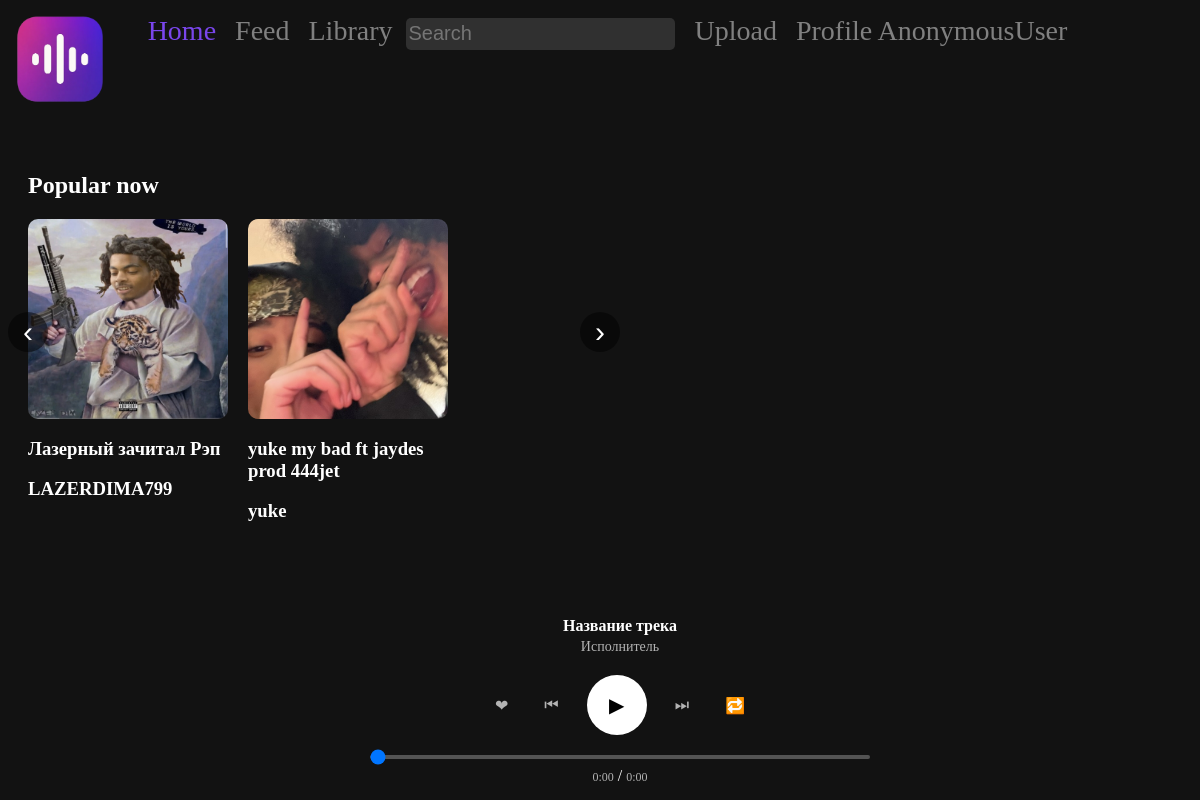
The page /discover on the database as committed earlier.
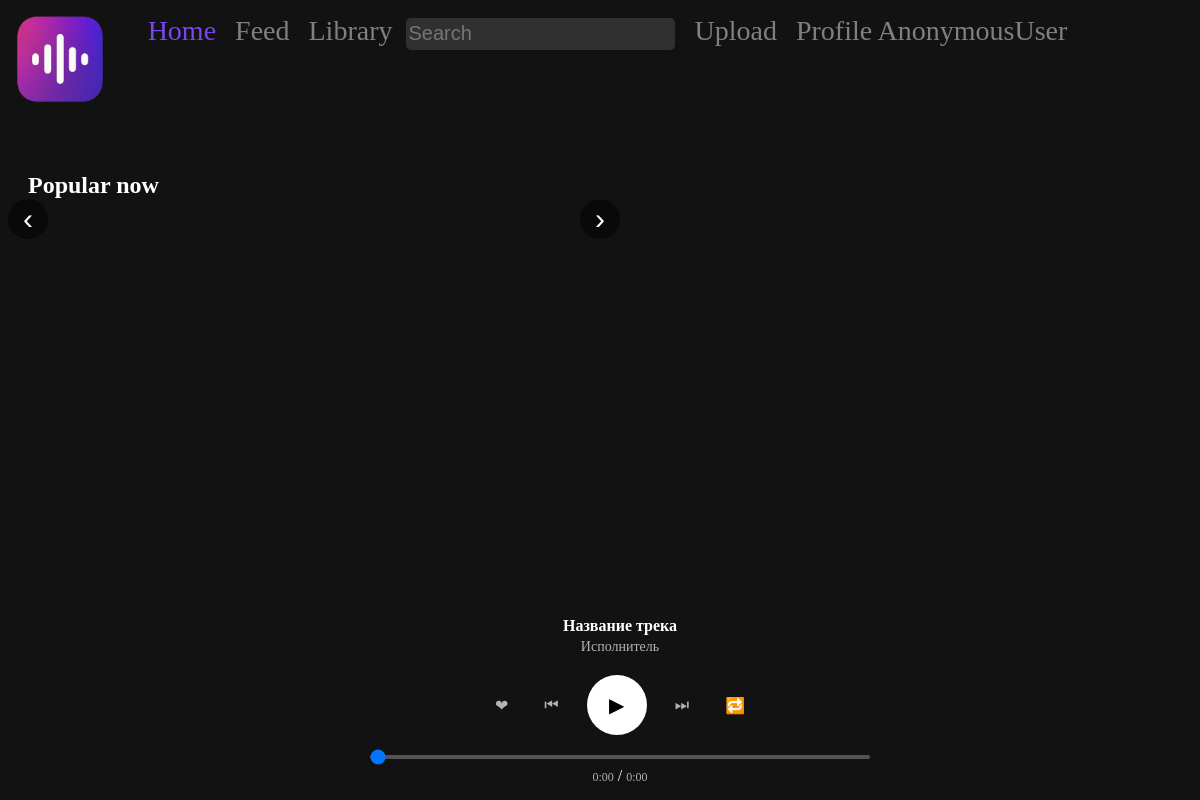
The same page on the database as committed later.
### WaveBox/models.py (models this page shows, shortened)
class Track(models.Model):
    name = models.CharField(max_length=100)
    author = models.CharField(max_length=100)
    date = models.DateField(auto_now_add=True)
    audiofile = models.FileField()
    image = models.ImageField(upload_to='images/trackimages')

### WaveBox/views.py (the view)
# urls.py: path("discover", discover, name="discover"),
def discover(request):
    Tracks = Track.objects.all()
    return render(request, 'discover.html', {'Tracks': Tracks})

### templates/discover.html (shortened to what this page needs)
{% extends 'base.html' %}
{% load static %}
{% block head %}
      <link rel="stylesheet" href="{% static 'MainApp/css/main.css' %}">
{% endblock %}
{% block body %}
<main>
<section class="tracks-section">
    <h2>Popular now</h2>
    <div class="tracks-container">
        <div class="tracks-wrapper">
            {% for t in Tracks %}
            <div class="track-item">
                <div class="track-image">
                    <a href="/track/{{ t.id }}">
                        <img src="{{ t.image.url }}" width="300" height="250">
                        </a>
                </div>
                <div class="track-info">
                    <h3 class="track-name">{{ t.name }}</h3>
                    <h3 class="track-author">{{ t.author }}</h3>
                </div>
            </div>
            {% endfor %}
        </div>
        <button class="scroll-button next">›</button>
        <button class="scroll-button prev">‹</button>
    </div>
</section>
</main>
{% endblock %}

### templates/base.html (shortened to what this page needs)
{% load static %}
<!DOCTYPE html>
<html lang="ru">
<head>
  {% block head %}{% endblock %}
</head>
<body>
    <a href="/">
        <img class="logo" width="100" height="100" src="/media/images/icons/WaveBoxLogo.png">
    </a>
    <header class="header">
    <div class="nav-panel">
    <a href="/discover" class="{% if request.path == "/discover"  %}active{% endif %}">Home</a>
    <a href="/feed">Feed</a>
    <a href="/library">Library</a>
    <input class="searchbar" type="text" placeholder="Search">
    <a href="/upload">Upload</a>
    <a href="/profile">Profile {{  request.user }}</a>
    </div>
    </header>
{% block body %}{% endblock %}
<div class="player">
    <div class="player-info">
        <h3 class="track-title">Название трека</h3>
        <p class="artist-name">Исполнитель</p>
    </div>
    <div class="player-controls">
        <button class="control-btn like-btn">❤</button>
        <button class="control-btn prev-btn">⏮</button>
        <button class="player-button play-btn" onclick="playerPlayTrack(this)">▶</button>
        <button class="control-btn next-btn">⏭</button>
        <button class="control-btn repeat-btn">🔁</button>
    </div>
<div class="simple-seek">
    <input type="range" class="simple-seek-slider" min="0" max="100" value="0">
    <div class="time-display">
        <span class="current-time">0:00</span> /
        <span class="total-time">0:00</span>
    </div>
</div>
</div>
</body>
</html>

### WaveBox/static/MainApp/css/main.css (style rules this page uses)
body { background-color: #121212; color: white; }
.logo { z-index: 1001; position: relative; }
.header { background-color: #121212; padding: 15px 0; display: flex; flex-direction: row; justify-content: space-around; align-items: center; position: fixed; top: 0; left: 0; width: 100%; z-index: 1000; }
.header a.active { color: #7a46ec; }
.player { background-color: #121212; padding: 15px 20px; display: flex; flex-direction: column; justify-content: center; align-items: center; position: fixed; bottom: 0; left: 0; width: 100%; z-index: 1000; gap: 10px; }
.simple-seek { width: 100%; max-width: 500px; display: flex; flex-direction: column; align-items: center; gap: 8px; }
.simple-seek-slider { width: 100%; height: 4px; margin: 0; -webkit-appearance: none; appearance: none; background: #535353; border-radius: 2px; outline: none; cursor: pointer; }
.player-info { text-align: center; margin-bottom: 10px; }
.track-title { color: #ffffff; font-size: 16px; font-weight: 600; margin: 0; margin-bottom: 4px; }
.artist-name { color: #b3b3b3; font-size: 14px; margin: 0; }
.player-controls { display: flex; align-items: center; justify-content: center; gap: 20px; margin-bottom: 10px; }
.control-btn { background: none; border: none; color: #b3b3b3; font-size: 16px; cursor: pointer; padding: 8px; transition: color 0.2s ease; }
.player-button { background: #ffffff; border: none; border-radius: 50%; width: 40px; height: 40px; font-size: 16px; cursor: pointer; display: flex; align-items: center; justify-content: center; transition: transform 0.2s ease; }
.current-time, .total-time { color: #b3b3b3; font-size: 12px; min-width: 35px; }
.header a { font-size: 175%; margin-left: 15px; color: gray; text-decoration: none; transition: 0.5s; }
.searchbar { background-color: #303030; border: none; border-radius: 5px; color: white; font-size: 20px; height: 30px; margin-left: 10px; }
.tracks-section { padding: 40px 20px; color: white; }
.tracks-section h2 { margin-bottom: 20px; font-size: 24px; }
.tracks-container { position: relative; display: flex; align-items: center; width: 50%; }
.player-button { pointer-events: auto; width: 60px; height: 60px; border-radius: 50%; background: rgb(255, 255, 255); color: black; border: none; font-size: 20px; cursor: pointer; transition: all 0.3s ease; }
.scroll-button { position: absolute; top: 35%; transform: translateY(-50%); background: rgba(0, 0, 0, 0.5); border: none; color: white; font-size: 30px; width: 40px; height: 40px; border-radius: 50%; cursor: pointer; z-index: 10; }
.scroll-button.next { right: -20px; }
.scroll-button.prev { left: -20px; }

Rows that differ between the two databases and show on the page:
removed Track: image (picture), name "Лазерный зачитал Рэп", author "LAZERDIMA799"
removed Track: image (picture), name "yuke my bad ft jaydes prod 444jet", author "yuke"
